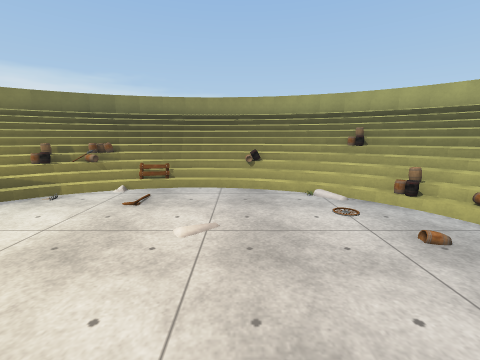
[1] (above)

13 first-person views from a walk through a Unity game level. The camera is 1.4 m above the floor, tilts 10° down and sees 90° across. The floor is counted in squares, 1 m on a side. Each view is taken from the middle of a square. On the plan, view 1 faces up. The plan holds only what a view shows up to about 13 squares ahead; the rest is blank. The player character is not drawn. Some surface patterns are stand-ins.

[2]
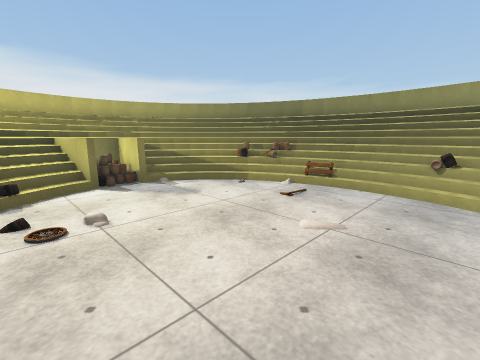

[3]
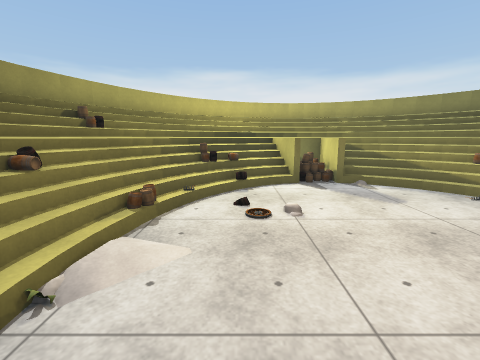

[4]
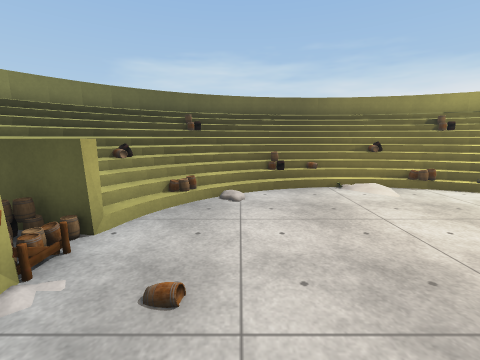

[5]
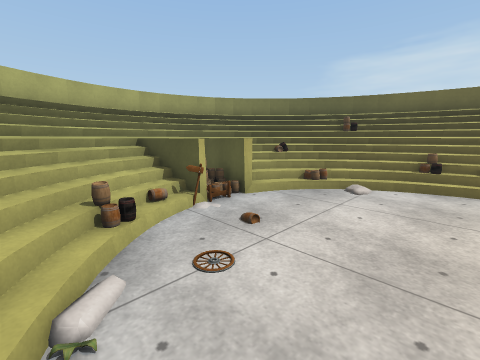

[6]
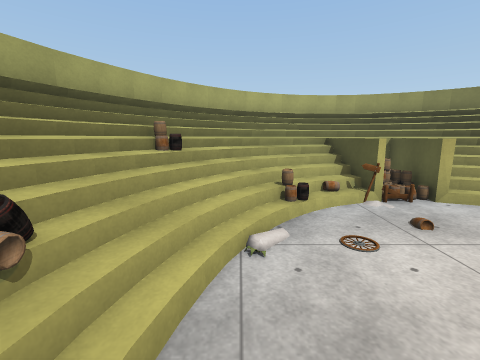

[7]
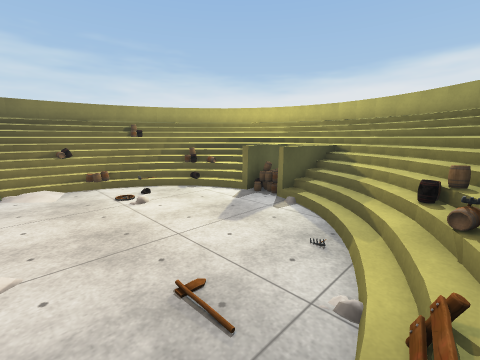

[8]
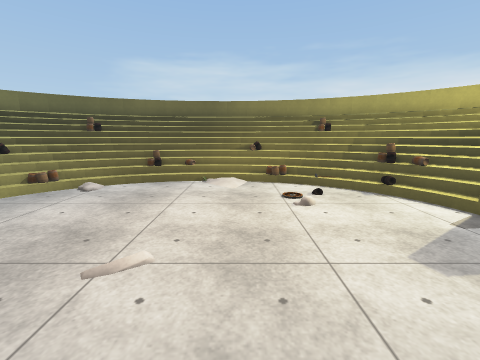

[9]
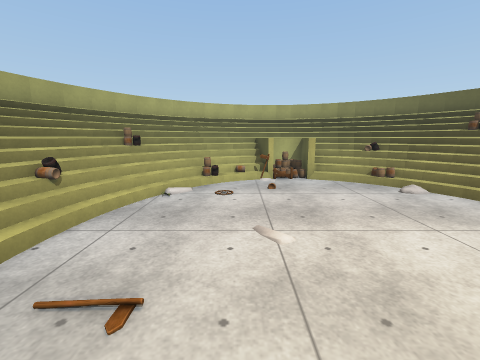

[10]
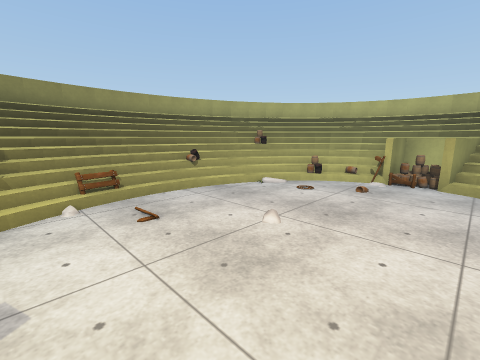

[11]
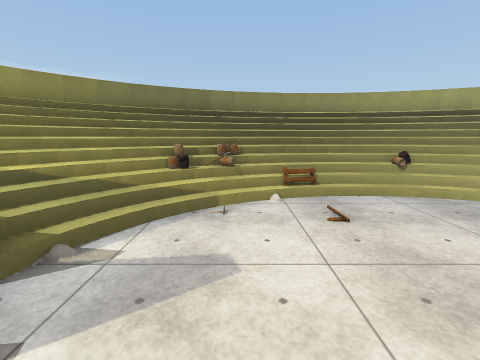

[12]
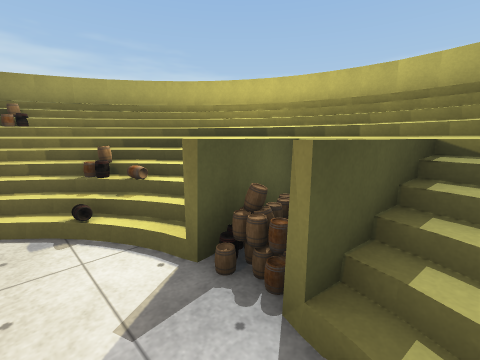

[13]
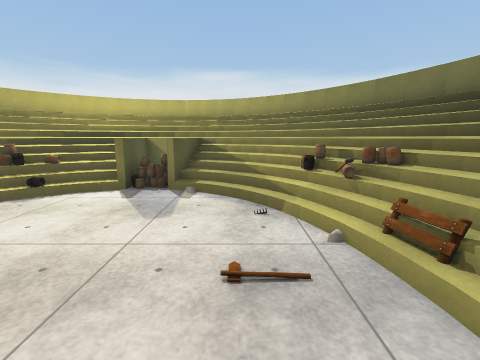

### Floor plan
Key: @ floor where view 1 was taken; # wall or solid block; . floor; / step, stairs or slope; = window, fence, low wall or low ledge; ^ raised ledge; v drop or lower ground; O other object.
Columns run from 12 left of view 1 to 10 right of it. Each row starts with its distance up from view 1.
 11        ==^=^===#
 10     #=^=///////===
  9    ==////////////^^
  8   ==///////////////=
  7   ^/////////////////^
  6  ^///////.....//////^=
  5  ^//////......../////^
  4 =/////#........./////^
  3 ^//vvO..........O=///^=
  2 ^//vvO........../O //^=
  1 ^/////#........./////^
  0 =^/////.....@..//////^
 -1  ^///////.....//////==
 -2  =^/////////////////^
 -3   =^///////////////^
 -4    ==////////////==
 -5      ^^^///////^^=#
 -6        =^^^=^^==

Where each view was taken, in squares from view 1:
view 1: 0 up, 0 right, facing up
view 2: 0 up, 1 right, facing up-left
view 3: 0 up, 1 right, facing left
view 4: 5 up, 2 right, facing down
view 5: 6 up, 0 right, facing down-right
view 6: 6 up, 1 left, facing right
view 7: 7 up, 1 left, facing down-left
view 8: 6 up, 2 left, facing down
view 9: 4 up, 4 left, facing right
view 10: 1 up, 4 left, facing up-right
view 11: 1 up, 4 left, facing up
view 12: 4 up, 5 left, facing down-left
view 13: 5 up, 0 right, facing left
